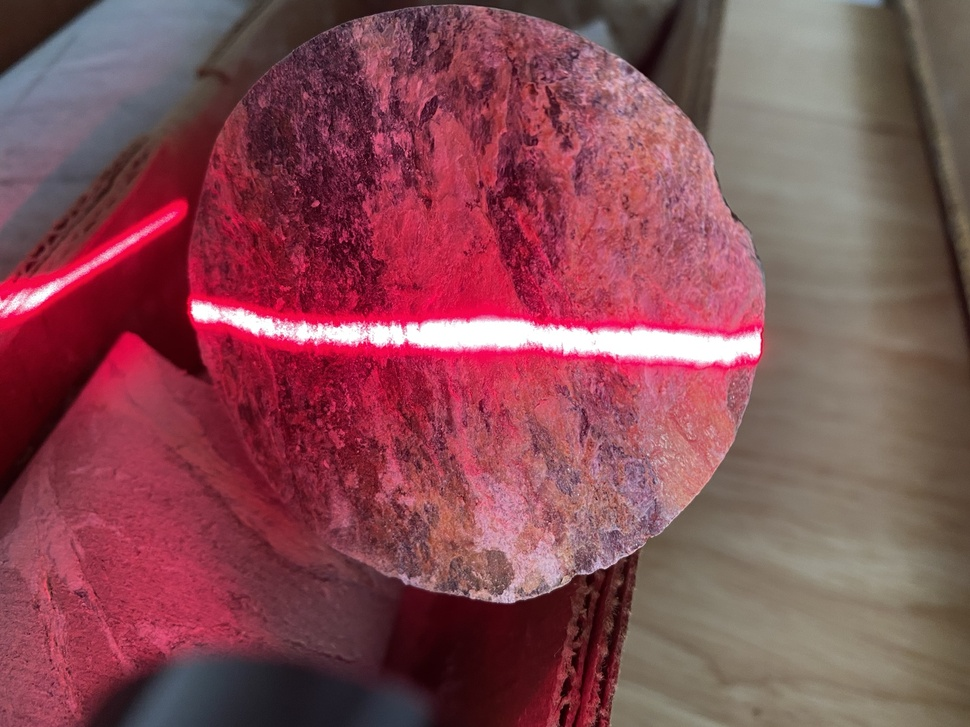
#> input picture ImageProcessing/roughness/IMG_1190.JPEG, 970 x 727 px, shrunk from 2048 x 1536 before the run, found by its file name; its folder holds only this picture in this run
$ python roughness.py --input IMG_1190.JPEG
#> lines starting #> are read from the running program, lines starting #| are printed output that depends on the picture; after the words box and inside, x2 and y2 are one past the last pixel; in counts of white or black regions, pixels touching at a corner belong together
import cv2
import numpy as np
import argparse

parser = argparse.ArgumentParser()

parser = argparse.ArgumentParser(description="Pass in an image file as an argument")

parser.add_argument("-i", "--input", help = "Process laser scan")

args = vars(parser.parse_args())

img = cv2.imread('roughness/'+args["input"])
#> img is the input picture: shape (727, 970, 3); mean B, G, R 84.3, 75.6, 134.2
imghsv = cv2.cvtColor(img, cv2.COLOR_BGR2HSV)
#> imghsv: shape (727, 970, 3); mean H, S, V 116.1, 120.3, 135.3

red_lower = np.array([0,100,20])
red_upper = np.array([255, 255, 255])

mask = cv2.inRange(imghsv, red_lower, red_upper)
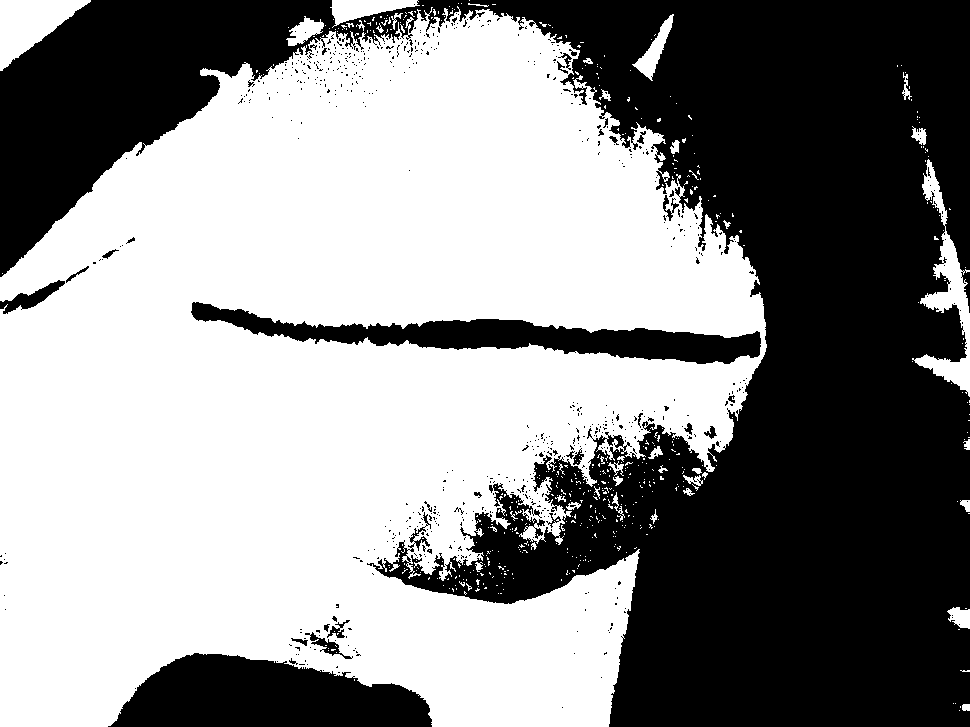
#> mask: shape (727, 970); 55.2% white; 647 black regions (615 under 20 px), largest, box (x1, y1, x2, y2) and area: (0, 0, 970, 727) 281829, (108, 653, 432, 727) 17097, (191, 302, 761, 364) 12620
img_masked = cv2.bitwise_and(img, img, mask=mask)
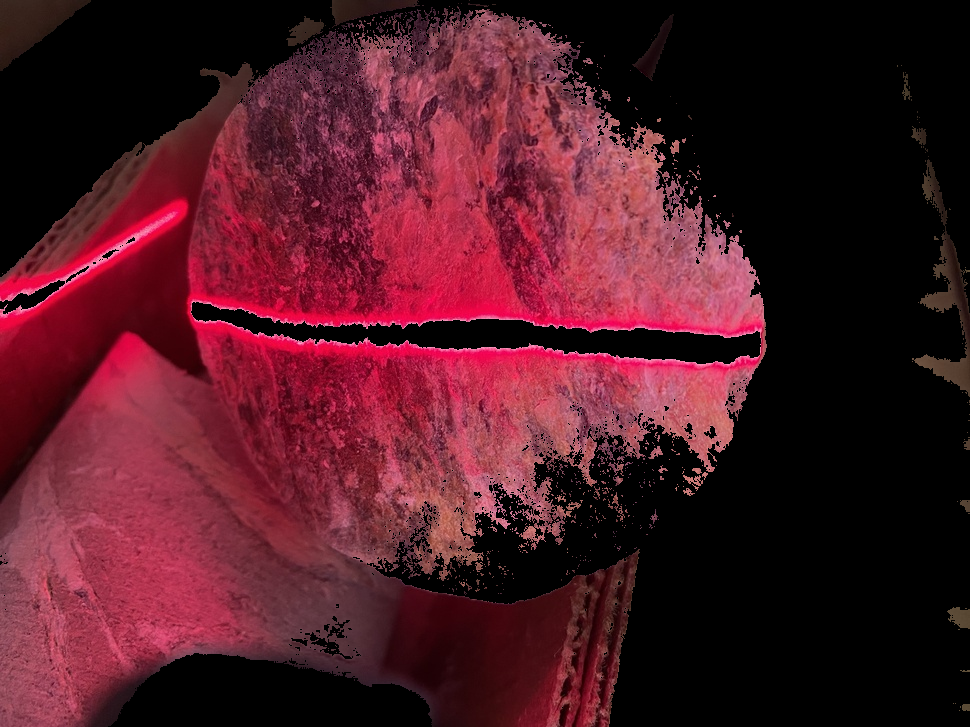
#> img_masked: shape (727, 970, 3); mean B, G, R 35.7, 24.9, 77.1

cv2.imwrite('outputs/masked.jpg', img_masked)
cv2.imwrite("outputs/mask.jpg", mask)

img_edges = cv2.Canny(img_masked,100,200)
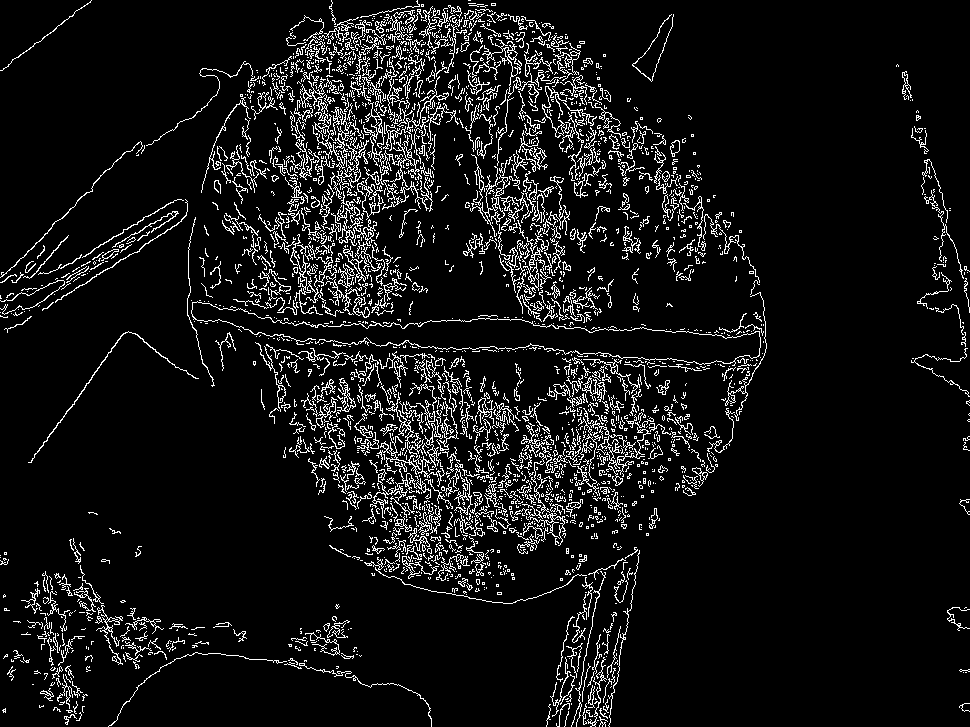
#> img_edges: shape (727, 970); 7.8% white in thin lines or dots
cv2.imwrite("outputs/output.jpg", img_edges)

$ run again, on ImageProcessing/roughness/IMG_1196.JPEG
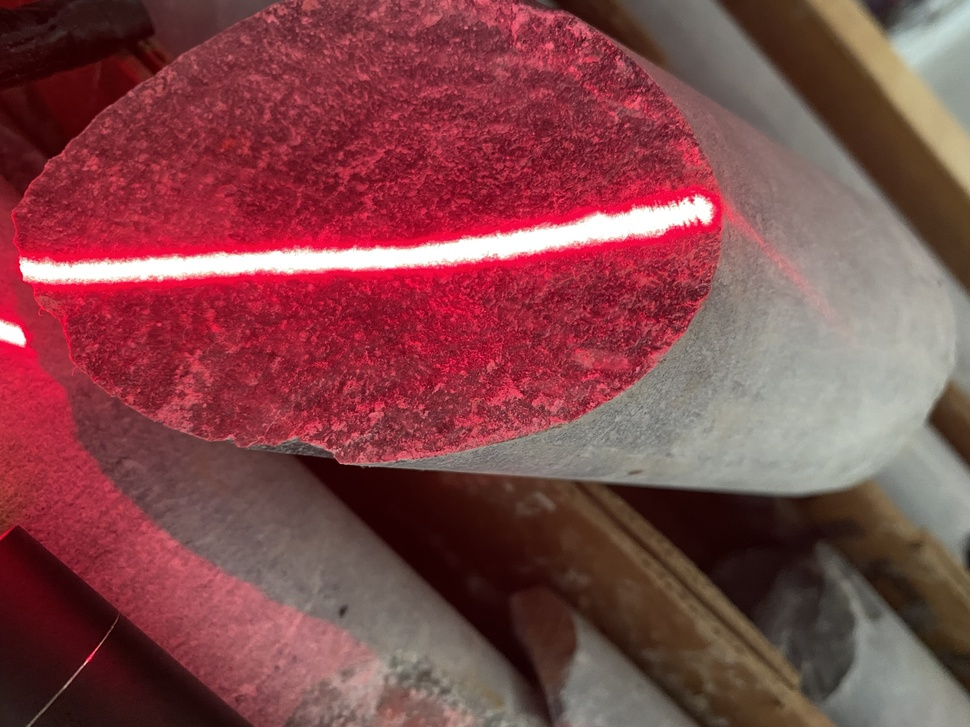
#> input picture ImageProcessing/roughness/IMG_1196.JPEG, 970 x 727 px, shrunk from 2048 x 1536 before the run, found by its file name
#> img is the input picture: shape (727, 970, 3); mean B, G, R 74.1, 70.5, 130.1
#> imghsv: shape (727, 970, 3); mean H, S, V 96.5, 130.5, 130.4
#> `mask = cv2.inRange(imghsv, red_lower, red_upper)`:
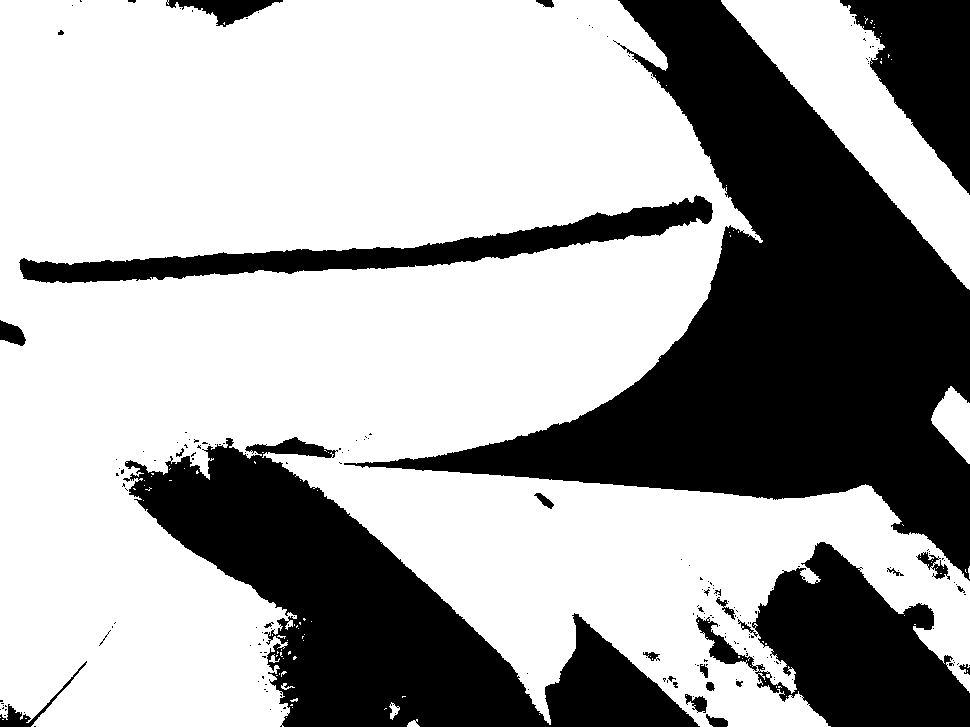
#> mask: shape (727, 970); 65.5% white; 200 black regions (172 under 20 px), largest, box (x1, y1, x2, y2) and area: (344, 0, 970, 581) 121199, (123, 437, 700, 727) 64043, (696, 542, 970, 727) 25374
#> `img_edges = cv2.Canny(img_masked,100,200)`:
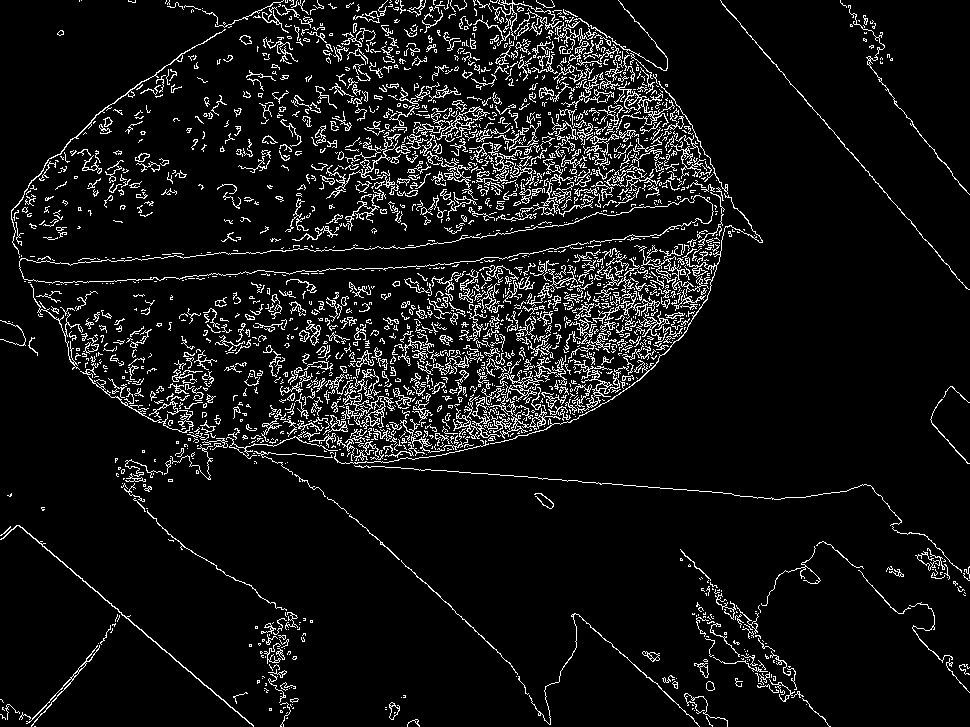
#> img_edges: shape (727, 970); 7.7% white in thin lines or dots

$ run again, on ImageProcessing/roughness/IMG_1191.JPEG
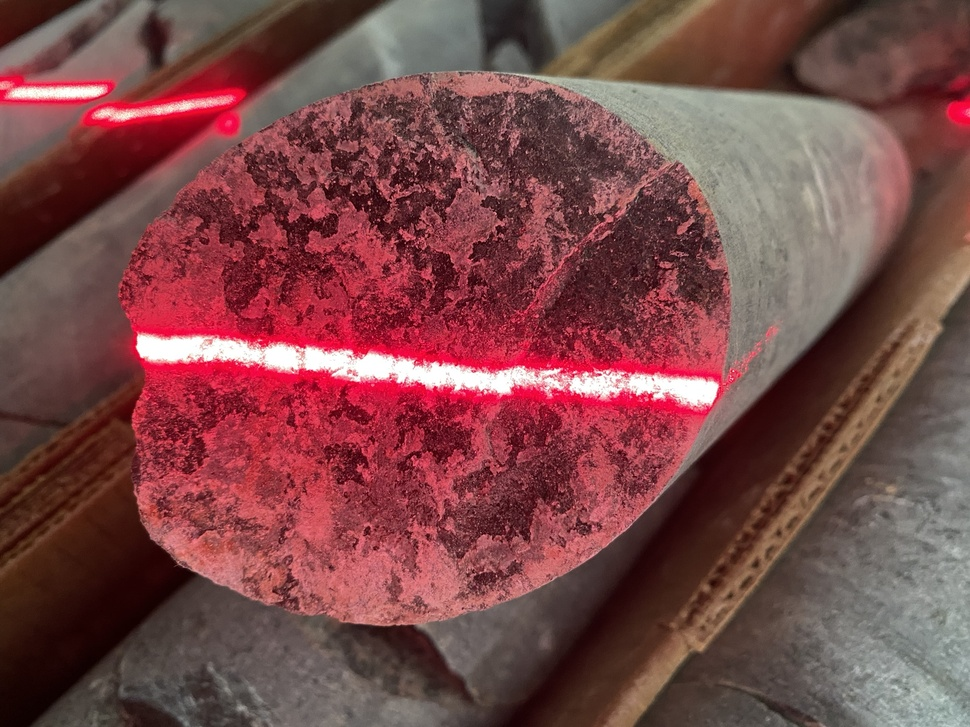
#> input picture ImageProcessing/roughness/IMG_1191.JPEG, 970 x 727 px, shrunk from 2048 x 1536 before the run, found by its file name
#> img is the input picture: shape (727, 970, 3); mean B, G, R 72.8, 72.3, 121.9
#> imghsv: shape (727, 970, 3); mean H, S, V 77.7, 116, 122.2
#> `mask = cv2.inRange(imghsv, red_lower, red_upper)`:
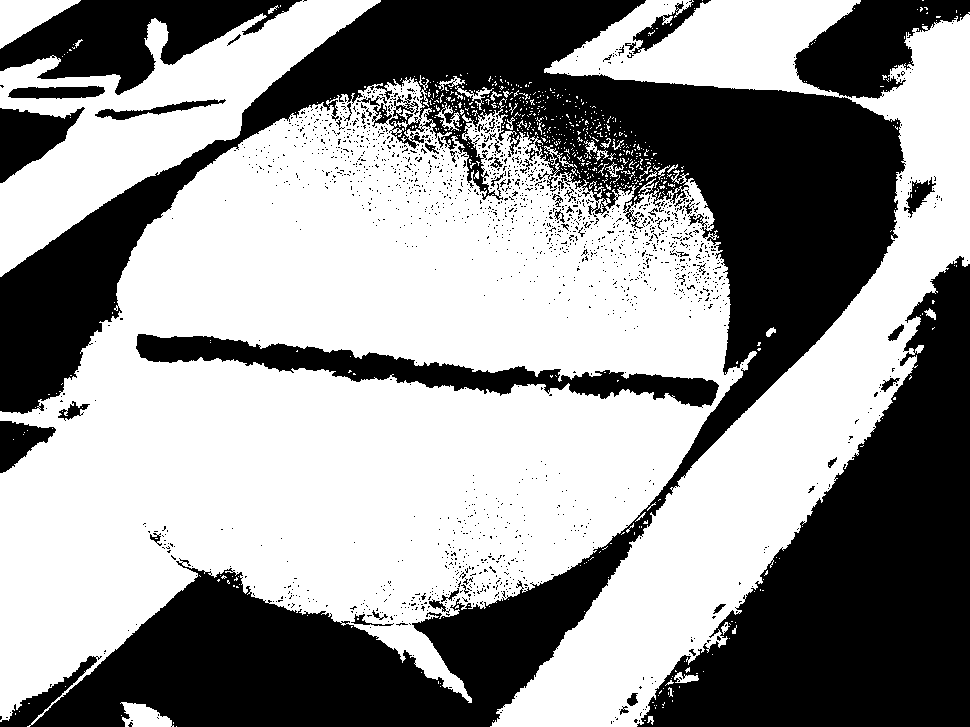
#> mask: shape (727, 970); 58.2% white; 1752 black regions (1695 under 20 px), largest, box (x1, y1, x2, y2) and area: (0, 0, 906, 727) 170897, (637, 256, 970, 727) 72696, (0, 0, 302, 95) 13943
#> `img_edges = cv2.Canny(img_masked,100,200)`:
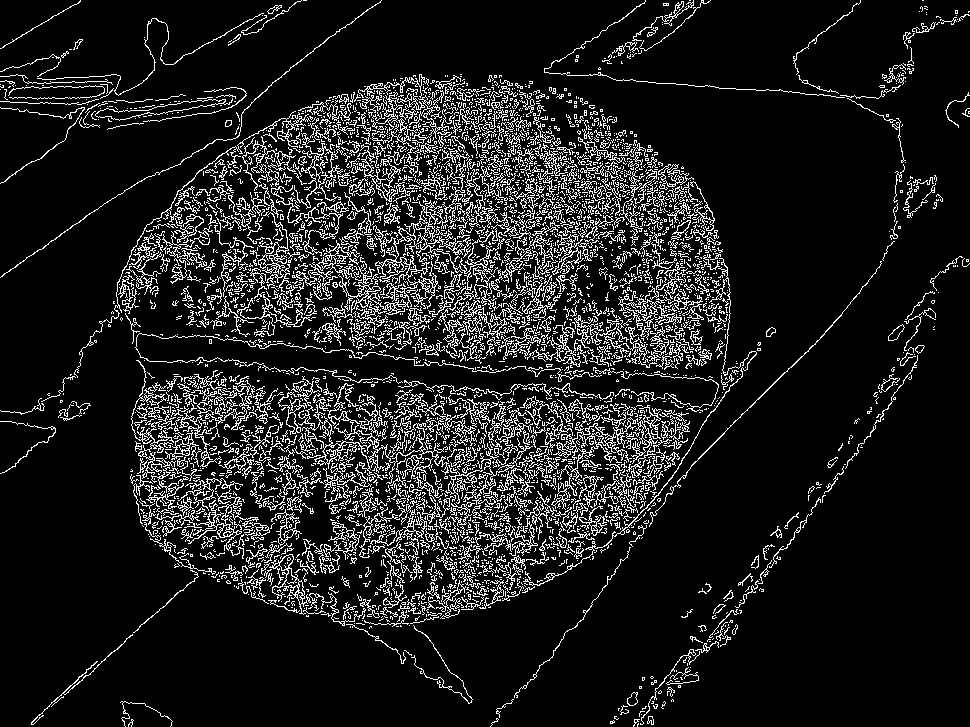
#> img_edges: shape (727, 970); 11.6% white in thin lines or dots

$ run again, on ImageProcessing/roughness/IMG_1193.JPEG
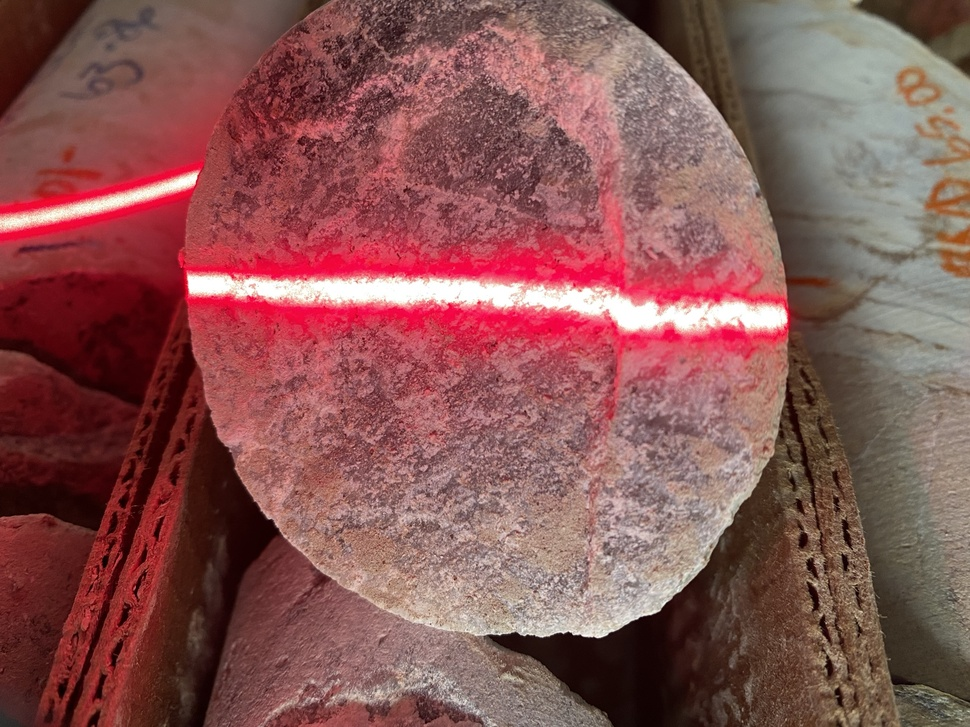
#> input picture ImageProcessing/roughness/IMG_1193.JPEG, 970 x 727 px, shrunk from 2048 x 1536 before the run, found by its file name
#> img is the input picture: shape (727, 970, 3); mean B, G, R 84, 85.5, 136
#> imghsv: shape (727, 970, 3); mean H, S, V 67.7, 112.5, 136.3
#> `mask = cv2.inRange(imghsv, red_lower, red_upper)`:
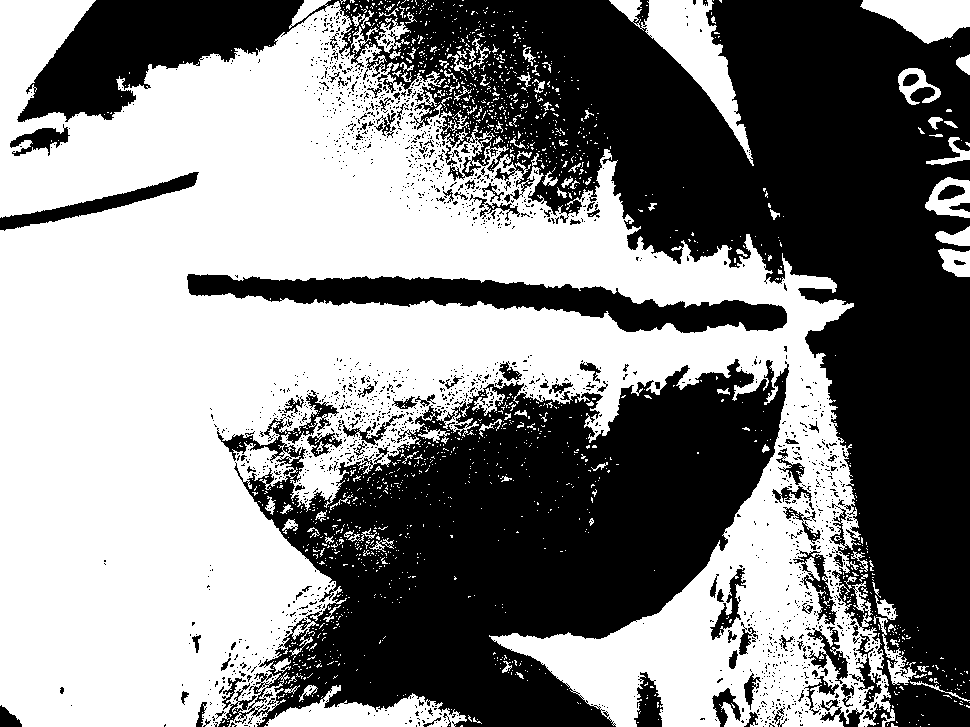
#> mask: shape (727, 970); 52.3% white; 1857 black regions (1748 under 20 px), largest, box (x1, y1, x2, y2) and area: (17, 0, 970, 727) 184415, (217, 359, 789, 727) 115699, (187, 274, 787, 333) 14609
#> `img_edges = cv2.Canny(img_masked,100,200)`:
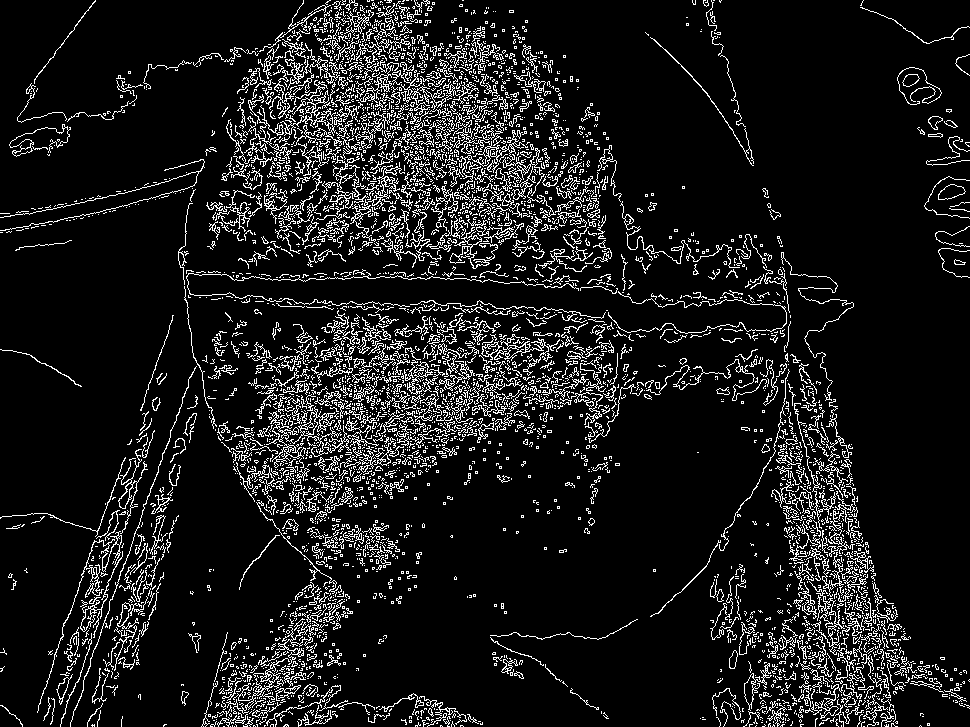
#> img_edges: shape (727, 970); 10.2% white in thin lines or dots
